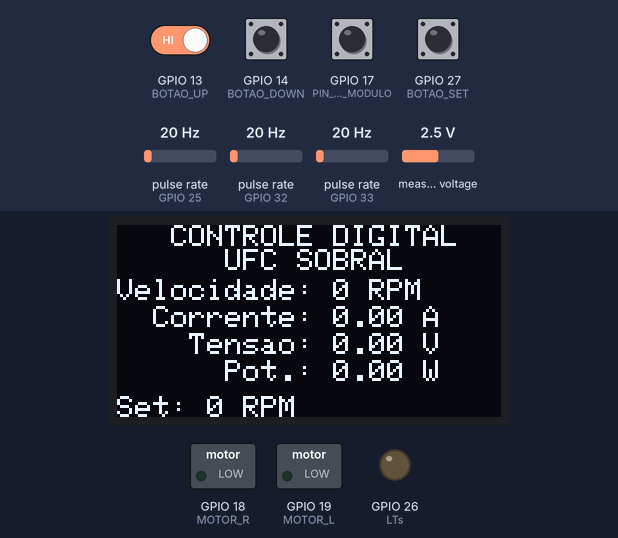
The program below on a simulated ESP32. On the bench: 128×64 one-colour display, switched loads named in the program (green lamp = pin HIGH), output pins drawn as LEDs (lit = HIGH). Wiring (inferred from the names in the program): 3 × pulse sensor: data GPIO 25 / data GPIO 32 / data GPIO 33. The inputs (shaded band) are chosen by the test bench; at power-on: GPIO 13 (BOTAO_UP), GPIO 14 (BOTAO_DOWN), GPIO 17 (PIN_DETECT_MODULO), GPIO 27 (BOTAO_SET) HIGH, pulse rate (sensors on GPIO 32, GPIO 25, GPIO 33) 20 Hz, measured voltage 2.5 V.

Above: at 1.2 s.
1.3 s: GPIO 17 (PIN_DETECT_MODULO) pulled LOW for 0.15 s
At 1.43 s:
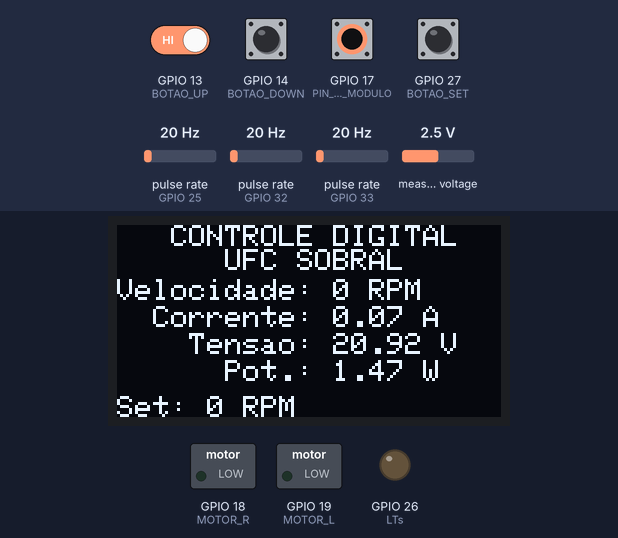
2.9 s: GPIO 13 (BOTAO_UP) driven LOW and GPIO 17 (PIN_DETECT_MODULO) driven LOW
At 3.65 s:
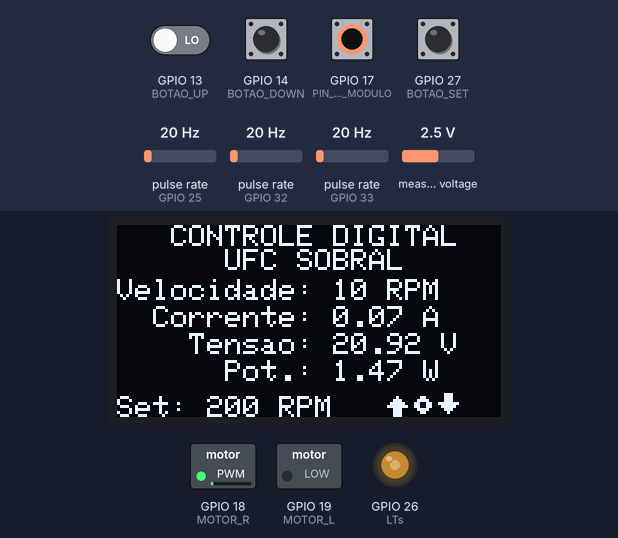
5.5 s: GPIO 17 (PIN_DETECT_MODULO) driven HIGH
At 5.92 s:
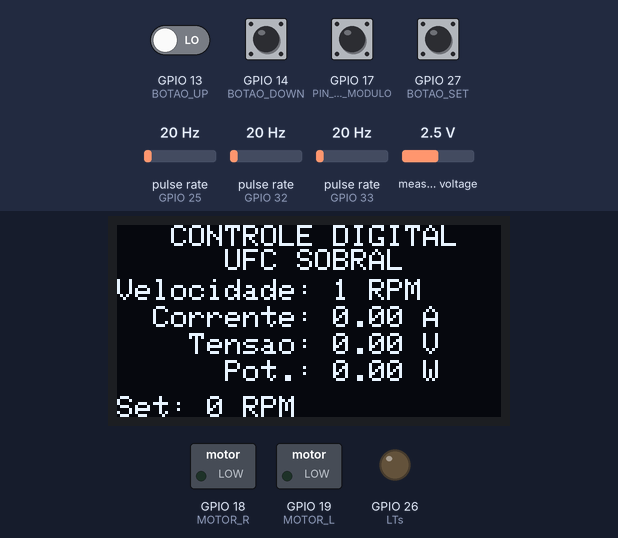
7.0 s: GPIO 17 (PIN_DETECT_MODULO) driven LOW
At 8.24 s:
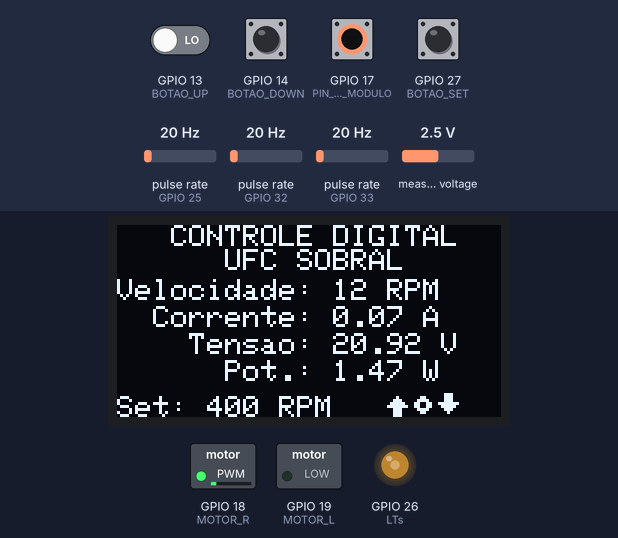
10.0 s: pulse rate (sensor on GPIO 32) set to 196 Hz
At 11.86 s:
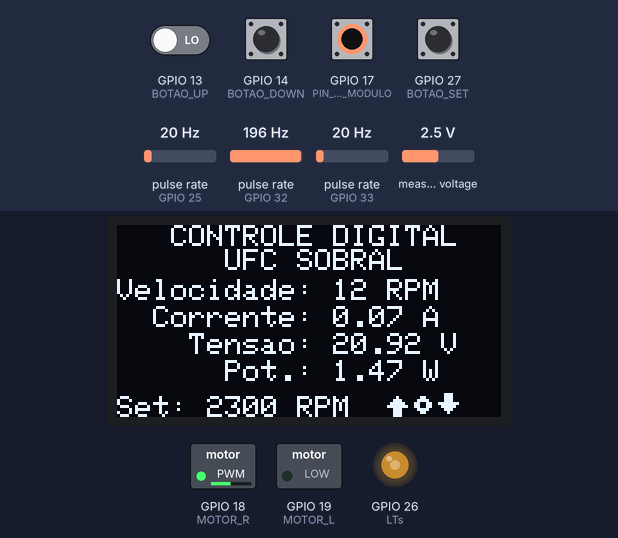
13.0 s: pulse rate (sensor on GPIO 25) set to 150 Hz
At 13.62 s:
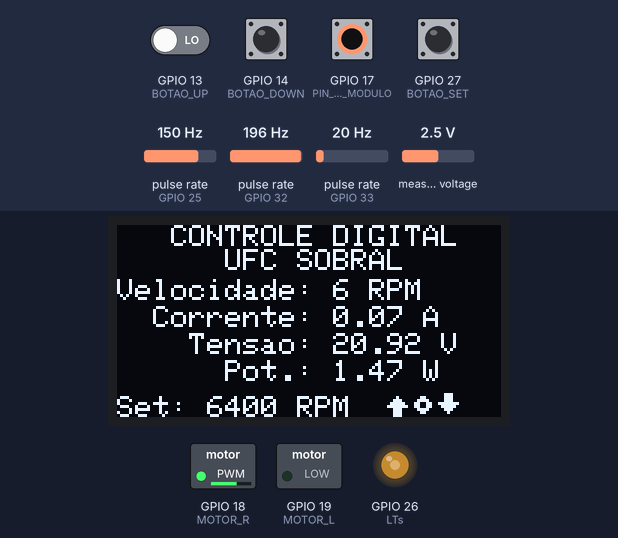
Timing chart, 0 to 31.6 s (numbered marks = the images above; inputs shaded):
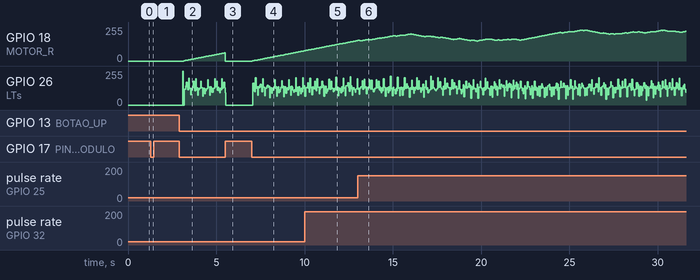

The program:

main.cpp
```cpp
#include <Arduino.h>
#include "display.h"
#include "controleMotorCC.h"
#include "sensores.h"
#include "inputs.h"

// ===================== Definições de pinos ====================== //

#define PIN_DETECT_MODULO 17

// ================================================================== //

// ===================== Constantes =============================== //

constexpr unsigned long T_ATUALIZACAO_MS = 3;   // período do PI em ms
constexpr unsigned long T_DISPLAY_MS     = 100;  // período do OLED em ms
constexpr float VELOCIDADE_PARADA_RPM    = 2.0f; // velocidade de parada em RPM

// ================================================================== //

// ===================== Variáveis globais ======================== //

// Valores compartilhados entre o loop principal (core 1) e a task do display (core 0)
float g_velocidade = 0.0f;
float g_corrente   = 0.0f;
float g_tensao     = 0.0f;
float g_spdisplay  = 0.0f;

unsigned long ultimo_t = 0;

// Detecta transição de módulo desconectado → conectado para reset seguro
bool modulo_conectado_anterior = false;

// ================================================================== //

// ===================== Detecção do módulo ======================= //

bool moduloConectado() {
    return digitalRead(PIN_DETECT_MODULO) == LOW;
}

// ================================================================== //

// ===================== Task do display (core 0) ================= //

// Display roda em paralelo em um nucleo separado
void displayTask(void *pvParameters) {
    for (;;) {

        if (!moduloConectado()) {
            g_corrente   = 0.0f;
            g_tensao     = 0.0f;
            g_velocidade = 0.0f;
            g_spdisplay  = 0.0f;

            updateDisplay(0.0f, 0.0f, 0.0f, 0.0f);
        } else {
            g_corrente = CorrenteMotor();
            g_tensao   = TensaoMotor();

            // usa sempre os últimos valores globais
            updateDisplay(g_velocidade, g_corrente, g_tensao, g_spdisplay);
        }

        vTaskDelay(pdMS_TO_TICKS(T_DISPLAY_MS)); // atualiza a cada 100 ms
    }
}

// ================================================================== //

// ===================== Setup ====================================== //

void setup() {
    Serial.begin(9600);

    pinMode(PIN_DETECT_MODULO, INPUT_PULLUP);

    initDisplay();
    initMotorControle();
    initSensores();
    initInput();
    showMessage("Sistema Iniciado");

    modulo_conectado_anterior = moduloConectado();

    // Atualização do display no core 0 (loop roda no core 1)
    xTaskCreatePinnedToCore(
        displayTask,      // função
        "DisplayTask",    // nome
        4096,             // stack
        NULL,             // pvParameters
        1,                // prioridade
        NULL,             // handle (opcional)
        0                 // core 0
    );
}

// ================================================================== //

// ===================== Loop principal (core 1) ==================== //

void loop() {
    unsigned long agora = millis();

    if ((long)(agora - ultimo_t) >= (long)T_ATUALIZACAO_MS) {
        ultimo_t += T_ATUALIZACAO_MS;

        bool modulo_atual = moduloConectado();

        // ===================== Módulo desconectado ================== //

        if (!modulo_atual) {
            modulo_conectado_anterior = false;

            g_velocidade = 0.0f;
            g_corrente   = 0.0f;
            g_tensao     = 0.0f;
            g_spdisplay  = 0.0f;

            SetSentidoSelecionado(0.0f);

            ResetEntradasVelocidade();
            pararMotorControle();

            return;
        }

        // ===================== Módulo reconectado ================= //

        if (modulo_atual && !modulo_conectado_anterior) {
            modulo_conectado_anterior = true;

            g_velocidade = 0.0f;
            g_corrente   = 0.0f;
            g_tensao     = 0.0f;
            g_spdisplay  = 0.0f;

            SetSentidoSelecionado(0.0f);

            ResetEntradasVelocidade();
            pararMotorControle();

            return;
        }

        // ===================== Leitura e controle =================== //

        ValoresVelocidade valores = EntradasVelocidade();
        /*
        Informa ao código dos sensores qual é o sentido esperado na partida.

        Se valores.setvel > 0, sentido inicial positivo.
        Se valores.setvel < 0, sentido inicial negativo.
        Se valores.setvel = 0, sentido indefinido.
        */
        SetSentidoSelecionado(valores.setvel);

        g_velocidade = VelocidadeMotor();

        g_spdisplay = valores.setvel;

        // Para o motor quando setpoint = 0 e velocidade já está próxima de zero
        if (valores.setpoint == 0.0f && fabs(g_velocidade) < VELOCIDADE_PARADA_RPM) {
            pararMotorControle();
        } else {
            controleMotor(g_velocidade, valores.setpoint);
        }
    }
}

// ================================================================== //
```

controleMotorCC.h
```cpp
#ifndef MOTOR_CONTROLE_H
#define MOTOR_CONTROLE_H

// ===================== Controle do motor CC ===================== //

void initMotorControle();
void controleMotor(float velocidade, float setpoint);
void pararMotorControle();

#endif
```

display.h
```cpp
#ifndef DISPLAY_H
#define DISPLAY_H

#include <Wire.h>
#include <Adafruit_GFX.h>
#include <Adafruit_SSD1306.h>

// ===================== Display OLED ============================= //

void initDisplay();
void showMessage(const char* msg);
void updateDisplay(float vel, float corrente, float tensao, float setpoint);

#endif
```

inputs.h
```cpp
#ifndef INPUT_H
#define INPUT_H

// ===================== Entradas do usuário ====================== //

// Estrutura que guarda os dois valores
struct ValoresVelocidade {
    float setvel;    // valor em ajuste
    float setpoint;  // valor confirmado
};

void initInput();
ValoresVelocidade EntradasVelocidade();

void ResetEntradasVelocidade();

#endif
```

sensores.h
```cpp
#ifndef SENSORES_H
#define SENSORES_H

// ===================== Sensores do sistema ====================== //

void initSensores();

float VelocidadeMotor();     // RPM
float CorrenteMotor();       // A
float TensaoMotor();         // V

void SetSentidoSelecionado(float velocidadeSelecionada);

#endif
```

controleMotorCC.cpp
```cpp
#include "controleMotorCC.h"
#include <Arduino.h>

// ===================== Definições de pinos ====================== //

#define MOTOR_PWM 5
#define MOTOR_R 18
#define MOTOR_L 19

// Pino de saída para medir Ts no osciloscópio
#define LTs 26
bool countTs = true;

// ================================================================== //

// ===================== Constantes do PID ======================== //

constexpr double Kp = 1.000;
constexpr double Ki = 30.3;

constexpr double Kd = 0.0;

constexpr double PAD_IN  = 1000.0;
constexpr double PAD_PWM = 21.25;

constexpr float Ts   = 10.0f;
constexpr float Ts_s = Ts / 1000.0f;

constexpr double OUTPUT_MAX = 12.0;
constexpr double OUTPUT_MIN = -12.0;

// ================================================================== //

// ===================== Variáveis ================================ //

// Erros e saídas do controlador (estados para equação de diferenças)
double error = 0.0, error1 = 0.0, error2 = 0.0;
double output = 0.0, output1 = 0.0, output2 = 0.0;

// ================================================================== //

// ===================== Inicialização ============================ //

void initMotorControle() {
    pinMode(MOTOR_R, OUTPUT);
    pinMode(MOTOR_L, OUTPUT);

    pinMode(LTs, OUTPUT); // Para medir Ts manualmente

    // PWM do motor: 25 kHz, (canal 0 = MOTOR_R, canal 1 = MOTOR_L)
    ledcSetup(0, 25000, 8);
    ledcSetup(1, 25000, 8);
    ledcAttachPin(MOTOR_R, 0);
    ledcAttachPin(MOTOR_L, 1);
}

// ================================================================== //

// ===================== Controle do motor ======================== //

void controleMotor(float velocidade, float setpoint) {

    // Pino 26, LTs: no osciloscópio, o período entre bordas = período do loop
    countTs = !countTs;
    digitalWrite(LTs, countTs);         // Para medir Ts

    // Erro normalizado pela escala PAD_IN (setpoint e velocidade em RPM)
    double error = (setpoint - velocidade) / PAD_IN;

    // PI Tustin (forma incremental)
    output = output1 + (Kp + Ki * Ts_s / 2.0) * error + (-Kp + Ki * Ts_s / 2.0) * error1;

    // Limites para saida:
    if (output > OUTPUT_MAX) output = OUTPUT_MAX;
    if (output < OUTPUT_MIN) output = OUTPUT_MIN;

    // Atualiza estados do controlador para a próxima amostra
    output1 = output;
    output2 = output1;
    error2 = error1;
    error1 = error;

    // ===================== Acionamento da ponte H ================== //

    if (output > 0) {
        // Motor gira num sentido
        ledcWrite(0, 0);                              // MOTOR_R pwm = 0
        ledcWrite(1, (int)(output * PAD_PWM));          // MOTOR_L pwm = output
    } else {
        // Motor gira no sentido oposto
        ledcWrite(1, 0);                                // MOTOR_L pwm = 0
        ledcWrite(0, (int)(abs(output * PAD_PWM)));     // MOTOR_R pwm = output
    }
}

// ================================================================== //

// ===================== Parada do motor ========================== //

void pararMotorControle() {
    ledcWrite(0, 0);
    ledcWrite(1, 0);

    // Zera estados do PID para evitar integral acumulada na próxima partida
    error = 0;
    error1 = 0;
    error2 = 0;

    output = 0;
    output1 = 0;
    output2 = 0;
}

// ================================================================== //
```

displayOled.cpp
```cpp
#include "display.h"

// ===================== Constantes =============================== //

constexpr uint8_t SCREEN_WIDTH  = 128;
constexpr uint8_t SCREEN_HEIGHT = 64;
constexpr int8_t  OLED_RESET    = -1;

constexpr float FILTRO_VEL_DISPLAY = 0.5f;

// ================================================================== //

// ===================== Declarando variáveis ====================== //

float spAbs = 0.0f;
float vel_filt = 0.0f;

Adafruit_SSD1306 display(SCREEN_WIDTH, SCREEN_HEIGHT, &Wire, OLED_RESET);

// ================================================================== //

// ===================== Bitmaps de direção ========================= //

const unsigned char dir_ah [] PROGMEM = { // Anti-horário
    0b00000000, 0b00000000, 0b00011100,
    0b00010000, 0b00011000, 0b00011100,
    0b00111000, 0b00111100, 0b00011100,
    0b01111100, 0b01100110, 0b01111111,
    0b11111110, 0b01100110, 0b00111110,
    0b00111000, 0b00111100, 0b00011100,
    0b00111000, 0b00011000, 0b00001000,
    0b00111000, 0b00000000, 0b00000000
};

const unsigned char dir_h [] PROGMEM = { // Horário
    0b00111000, 0b00000000, 0b00000000,
    0b00111000, 0b00011000, 0b000011000,
    0b00111000, 0b00111100, 0b00011100,
    0b11111110, 0b01100110, 0b00111110,
    0b01111100, 0b01100110, 0b01111111,
    0b00111000, 0b00111100, 0b00011100,
    0b00010000, 0b00011000, 0b00011100,
    0b00000000, 0b00000000, 0b00011100
};

// ================================================================== //

// ===================== Inicialização ============================ //

void initDisplay() {
    Wire.begin(21, 22); // SDA=21, SCL=22
    if (!display.begin(SSD1306_SWITCHCAPVCC, 0x3C)) {
        for (;;); // trava se não encontrar
    }
    display.clearDisplay();
    display.setTextSize(1);
    display.setTextColor(SSD1306_WHITE);
    display.display();
}

// ================================================================== //

// ===================== Mensagem inicial ========================= //

void showMessage(const char* msg) {
    display.clearDisplay();
    display.setCursor(0, 0);
    display.println(msg);
    display.display();
}

// ================================================================== //

// ===================== Atualização do display =================== //

void updateDisplay(float vel, float corrente, float tensao, float setpoint) {

    // Filtro leve na velocidade exibida para reduzir flicker no OLED
    vel_filt = vel * (1 - FILTRO_VEL_DISPLAY) + vel_filt * FILTRO_VEL_DISPLAY;

    display.clearDisplay();
    display.setTextSize(1);
    display.setTextColor(SSD1306_WHITE);
    display.setCursor(0, 0);

    display.print("   CONTROLE DIGITAL   ");
    display.print("     UFC SOBRAL     ");

    display.setCursor(0, 18);
    display.print("Velocidade: ");
    display.print(vel_filt, 0);
    display.println(" RPM");

    display.setCursor(0, 27);
    display.print("  Corrente: ");
    display.print(corrente, 2);
    display.println(" A");

    display.setCursor(0, 36);
    display.print("    Tensao: ");
    display.print(tensao, 2);
    display.println(" V");

    display.setCursor(0, 45);
    display.print("      Pot.: ");
    display.print(tensao * corrente, 2);
    display.println(" W");

    display.setCursor(0, 57);
    display.print("Set: ");
    spAbs = (setpoint >= 0.0f) ? setpoint : -setpoint;
    display.print(spAbs, 0);
    display.print(" RPM ");

    // Ícone de sentido de rotação conforme o sinal do setpoint
    int posX = 90;
    int posY = 56;
    if (setpoint == 0.0f) {
        // sem ícone quando parado
    } else if (setpoint < 0.0f) {
        // sentido horário
        display.drawBitmap(posX, posY, dir_h, 24, 8, SSD1306_WHITE);
    } else {
        // sentido anti-horário
        display.drawBitmap(posX, posY, dir_ah, 24, 8, SSD1306_WHITE);
    }

    display.display();
}

// ================================================================== //
```

inputs.cpp
```cpp
#include "inputs.h"
#include <Arduino.h>

// ===================== Definições de pinos ====================== //

#define BOTAO_UP    13
#define BOTAO_DOWN  14
#define BOTAO_SET   27

// ================================================================== //

// ===================== Constantes =============================== //

constexpr float RPM_LIMITE                    = 12000.0f; // valor máximo de velocidade
constexpr unsigned long DEBOUNCE_INICIAL_MS   = 200; // tempo de debounce inicial
constexpr unsigned long DEBOUNCE_RAPIDO_MS    = 300; // tempo de debounce rápido
constexpr unsigned long TEMPO_ACELERACAO_MS   = 5000; // tempo de aceleração
constexpr int ACRESCIMO_INICIAL               = 100; // valor de incremento inicial
constexpr int ACRESCIMO_RAPIDO                = 1000; // valor de incremento rápido

// ================================================================== //

// ===================== Variáveis ================================ //

float setvel = 1000;   // valor em ajuste
float setpoint = 0;     // valor desejado

unsigned long ultimoTempo = 0;
unsigned long debounceDelay = DEBOUNCE_INICIAL_MS;
unsigned long TempoPressionado = 0;

bool press = false;
int acrescimo = 0;

// ================================================================== //

// ===================== Inicialização ============================ //

void initInput() {
    pinMode(BOTAO_UP, INPUT_PULLUP);
    pinMode(BOTAO_DOWN, INPUT_PULLUP);
    pinMode(BOTAO_SET, INPUT_PULLUP);
}

// ================================================================== //

// ===================== Leitura das entradas ===================== //

ValoresVelocidade EntradasVelocidade() {

    bool botaoUP   = digitalRead(BOTAO_UP)   == LOW;
    bool botaoDOWN = digitalRead(BOTAO_DOWN) == LOW;
    bool botaoSET  = digitalRead(BOTAO_SET)  == LOW;

    bool foiPressionado = botaoUP || botaoDOWN || botaoSET;

    // Detecta início do pressionamento
    if (foiPressionado && !press) {
        TempoPressionado = millis();
        debounceDelay = DEBOUNCE_INICIAL_MS;
        acrescimo = ACRESCIMO_INICIAL;
        press = true;
    }

    // Se mantém pressionado por mais de 5 s, aumenta o incremento
    if (press && (millis() - TempoPressionado > TEMPO_ACELERACAO_MS)) {
        debounceDelay = DEBOUNCE_RAPIDO_MS;
        acrescimo = ACRESCIMO_RAPIDO;
    }

    // Reseta se soltar todos os botões
    if (!foiPressionado) {
        press = false;
    }

    // Verifica debounce
    if (millis() - ultimoTempo > debounceDelay) {

        if (botaoUP) {
            setvel += acrescimo;

            if (setvel > RPM_LIMITE) {
                setvel = RPM_LIMITE;
            }

            ultimoTempo = millis();
        }
        else if (botaoDOWN) {
            setvel -= acrescimo;

            if (setvel < -RPM_LIMITE) {
                setvel = -RPM_LIMITE;
            }

            ultimoTempo = millis();
        }
        else if (botaoSET) {
            setpoint = setvel;
            ultimoTempo = millis();
        }
    }

    ValoresVelocidade valores;
    valores.setvel = setvel;
    valores.setpoint = setpoint;

    return valores;
}

// ================================================================== //

// ===================== Reset das entradas ========================= //

void ResetEntradasVelocidade() {
    setvel = 0.0f;
    setpoint = 0.0f;

    ultimoTempo = millis();
    debounceDelay = DEBOUNCE_INICIAL_MS;
    TempoPressionado = 0;

    press = false;
    acrescimo = 0;
}

// ================================================================== //
```

Source omitted: sensores.cpp (17803 bytes)

Measured:
- after the input at 1.3 s, the display: changes after 0.07 s (image 1)
- after the input at 2.9 s, GPIO 18 (MOTOR_R): moves from 0/255 to 61/255 over 2.3 s, starting after 0.25 s; the display: first changes after 0.11 s (image 2 shows a later state)
- after the input at 5.5 s, the display: first differs from a run without the input after 0.05 s (image 3 shows a later state)
- after the input at 7.0 s, GPIO 18 (MOTOR_R): moves from 0/255 to 76/255 over 2.9 s, starting at once; the display: first changes after 0.31 s (image 4 shows a later state)
